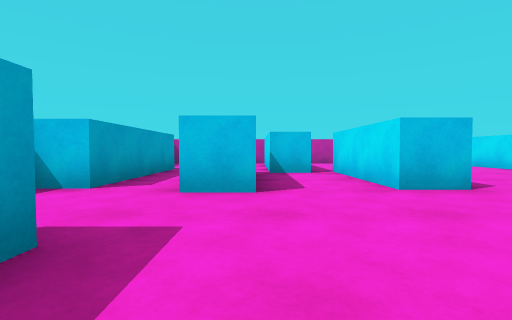
view 1 (above)

16 first-person views from a walk through a scene from a Unity 3-D project. The camera is 0.55 m above the floor, tilts 2° down and sees 85° across. The floor is counted in squares, 1 m on a side. Each view is taken from the middle of a square. On the plan, view 1 faces up. The plan holds only what a view shows up to about 9 squares ahead; the rest is blank. The player is left out.

view 2
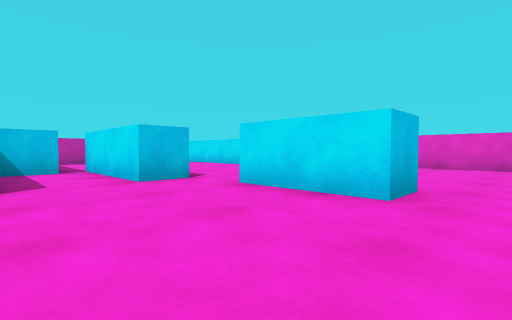

view 3
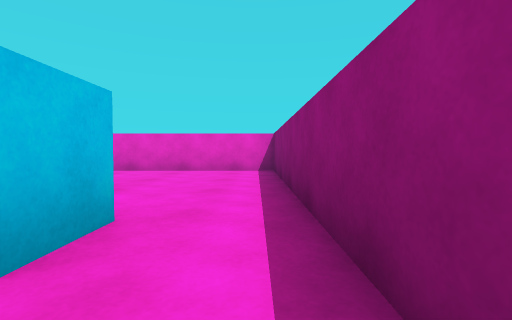

view 4
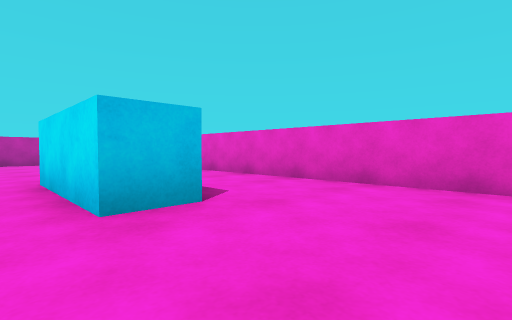

view 5
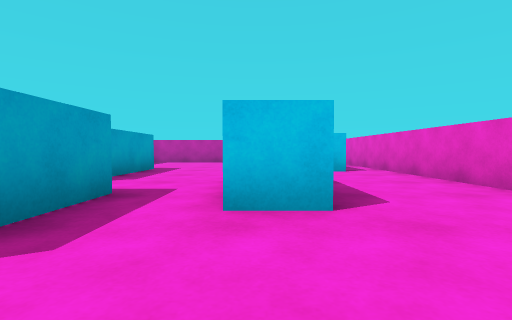

view 6
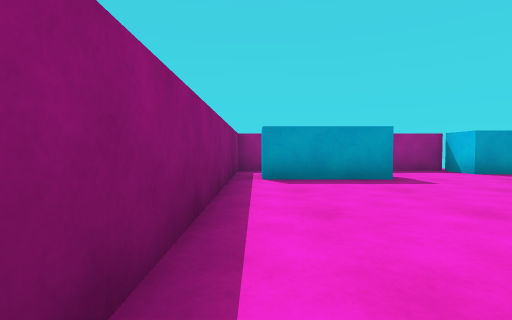

view 7
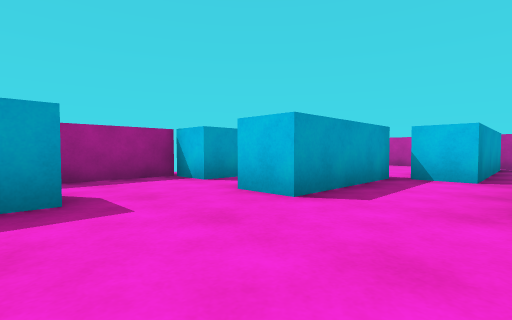

view 8
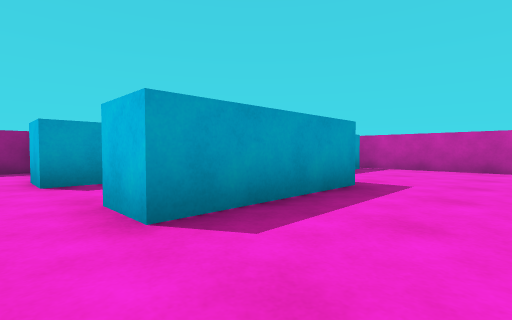

view 9
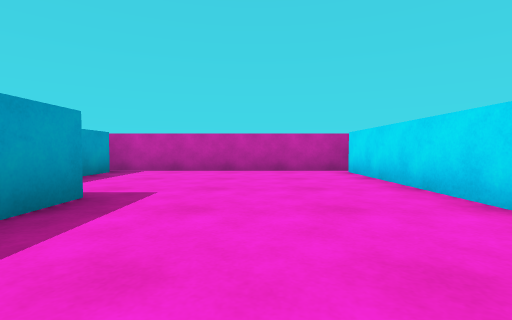

view 10
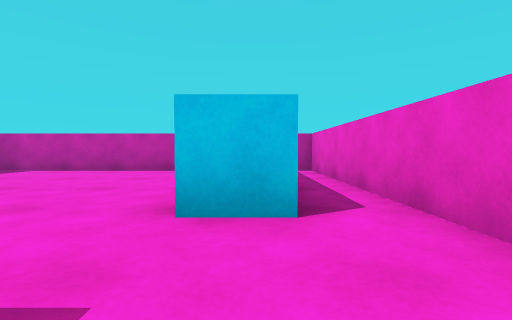

view 11
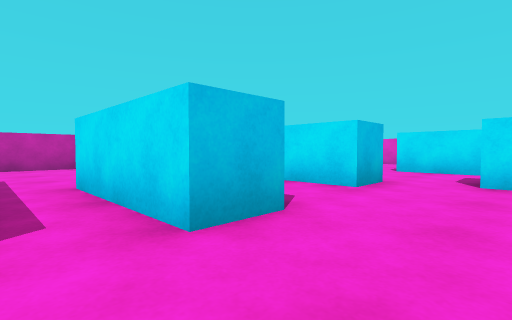

view 12
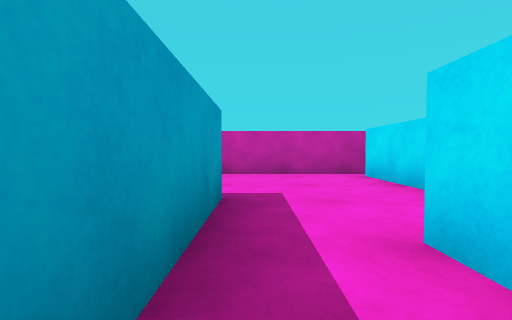

view 13
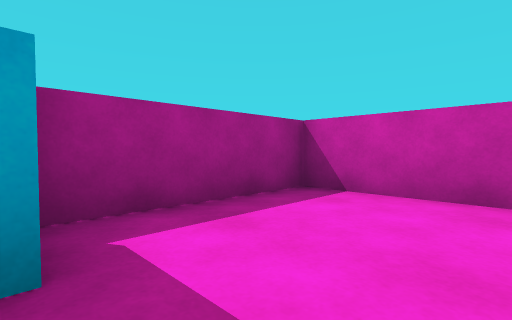

view 14
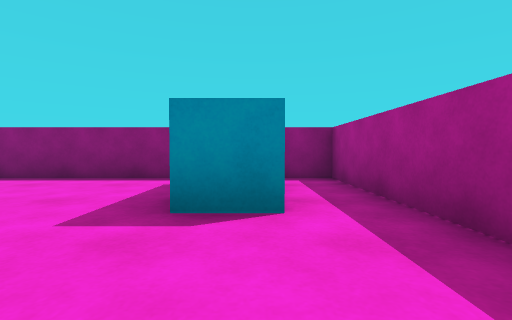

view 15
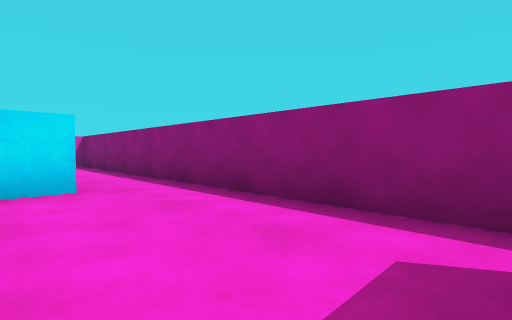

view 16
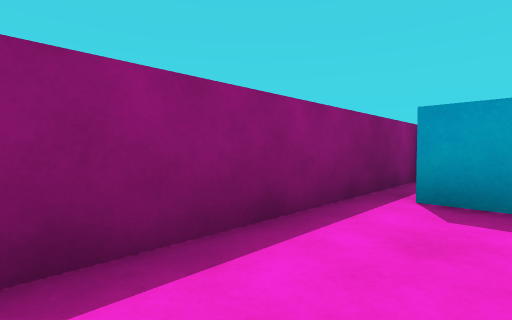

### Floor plan
Points are (right, up) in squares from view 1. A wall is a line through its corners. A room is listed if a view was taken in it or the views show most of it. See-through windows are left out.
Room 1 (views 1, 2, 3, 4, 5, 6, 7, 8, 10, 11, 15, 16)
walls: (3, 3.9) (2, 3.9) (2, 7.2); (6.8, 1.5) (5.7, 1.5) (5.7, 3.4); (1.3, 6.8) (0, 6.8) (0, 3.6) (-1, 3.6); (8.4, 6.3) (7.3, 6.3); (-2.4, 3.9) (-3.5, 3.9); (-3.5, 4.1) (-3.5, -1.5) (9.5, -1.5) (9.5, 11.5)
ways out: opening at (4.5, 4) to room 2; opening at (6.5, 5.5) to room 2; opening at (-2, 3) to room 3
objects: block (-2, -1) to (-2, 1); block (3, 0) to (4, 2)
Room 2 (view 9)
walls: (3, 7.2) (3, 3.9); (7.3, 6.3) (7.3, 11.1); (7.5, 11.5) (1, 11.5); (5.7, 3.4) (5.7, 4.6); (1.3, 11) (1.3, 6.8)
ways out: opening at (4.5, 4) to room 1; opening at (6.5, 5.5) to room 1; gap at (1, 11) to room 3
Room 3 (views 12, 13, 14)
walls: (-2.4, 8.2) (-2.4, 3.9); (0.3, 6.8) (0.3, 11); (1, 11.5) (-3.5, 11.5) (-3.5, 8.2); (-1, 3.6) (-1, 6.8)
ways out: opening at (-2, 3) to room 1; gap at (1, 11) to room 2

Positions as (right, up) in squares from view 1, and headings:
1: (0, 0), facing up
2: (0, -1), facing up-right
3: (2, -1), facing right
4: (5, -1), facing up-right
5: (6, -1), facing up
6: (4, -1), facing left
7: (2, 1), facing up-left
8: (5, 3), facing up-left
9: (5, 4), facing up
10: (8, 4), facing up
11: (-2, 2), facing up-right
12: (-2, 5), facing up
13: (-1, 8), facing up-left
14: (-2, 4), facing down
15: (-1, 1), facing down-right
16: (2, 0), facing down-left
